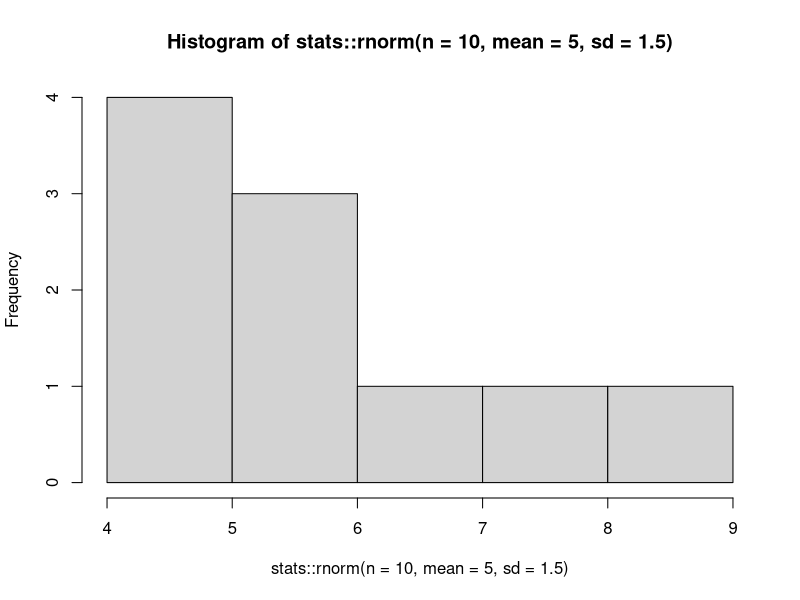
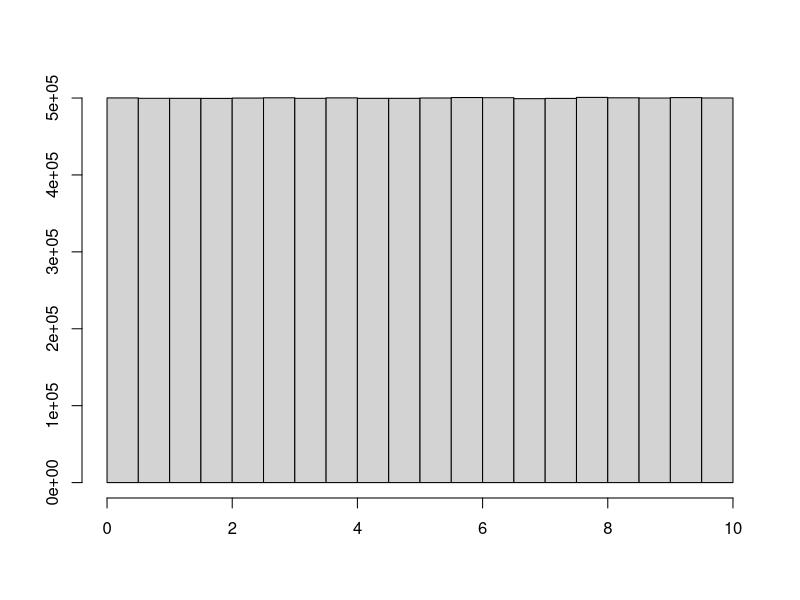
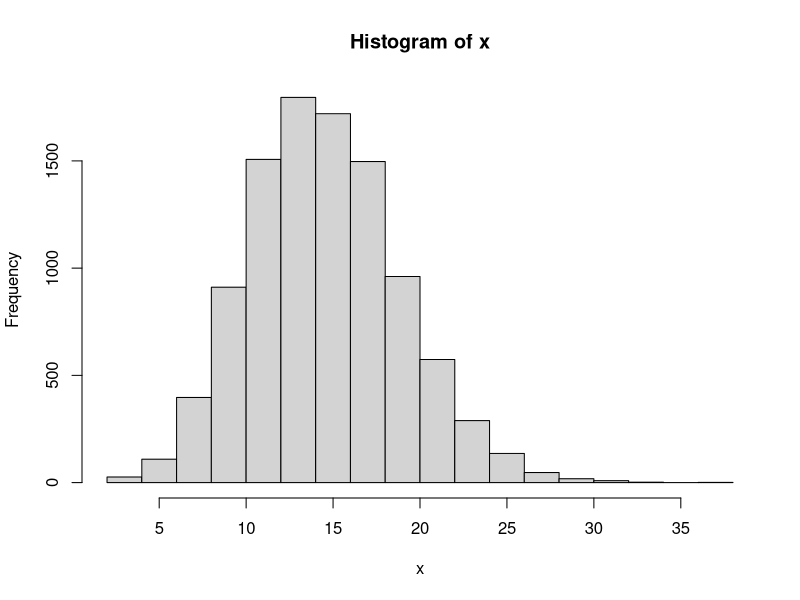

Reproduce these figures in R, in order.
## ---- chunk 1
stats::rnorm(n = 10, mean = 5, sd = 1.5)
## ---- chunk 2
graphics::hist(stats::rnorm(n = 10, mean = 5, sd = 1.5))
## ---- chunk 3
rnorm(10, mean = 0, sd = 1)
## ---- chunk 4
rnorm(10, mean = 0, sd = 1)
## ---- chunk 5
hist(runif(10000000, min = 0, max = 10),
     ylab = "", xlab = "",
     main = "")
## ---- chunk 6
# start by setting a seed
set.seed(1)
x <- runif(n = 100, min = 0, max = 10)
## ---- chunk 7
y <- runif(n = 100, min = 0, max = 10)
## ---- chunk 8
all(x == y)
## ---- chunk 9
set.seed(1)
z <- runif(n = 100, min = 0, max = 10)
## ---- chunk 10
all(x == z)
## ---- chunk 11
x <- rnbinom(10000, 60, 0.8)
hist(x)
